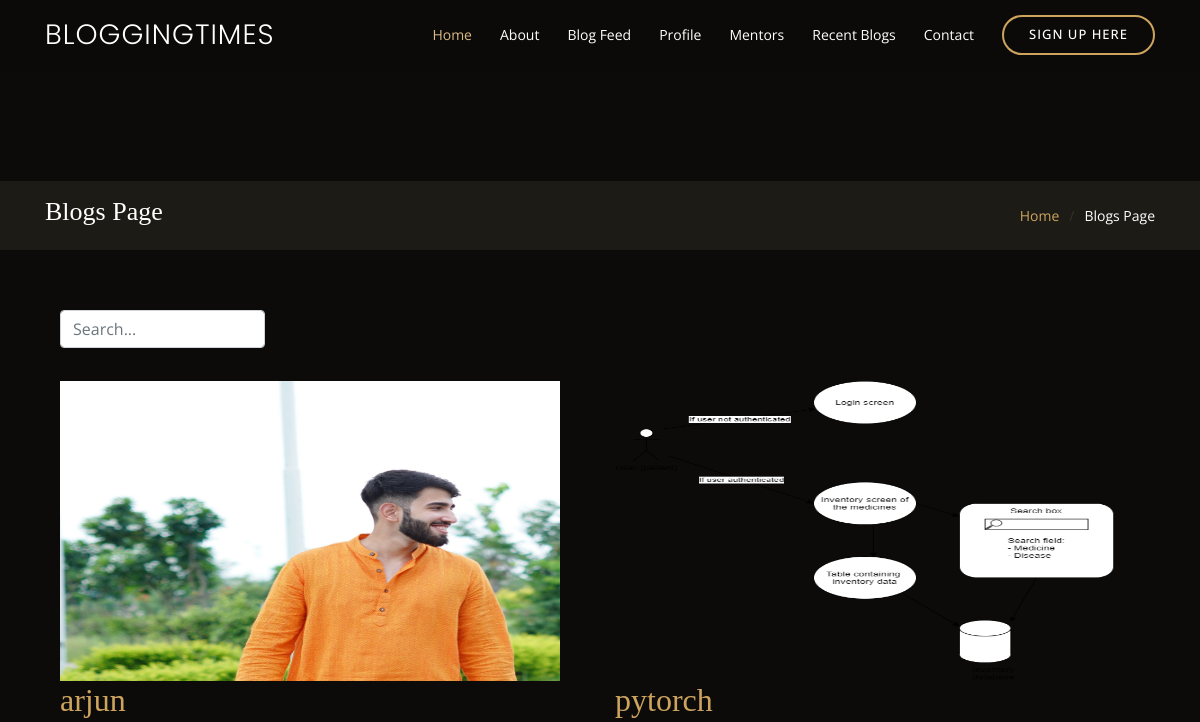
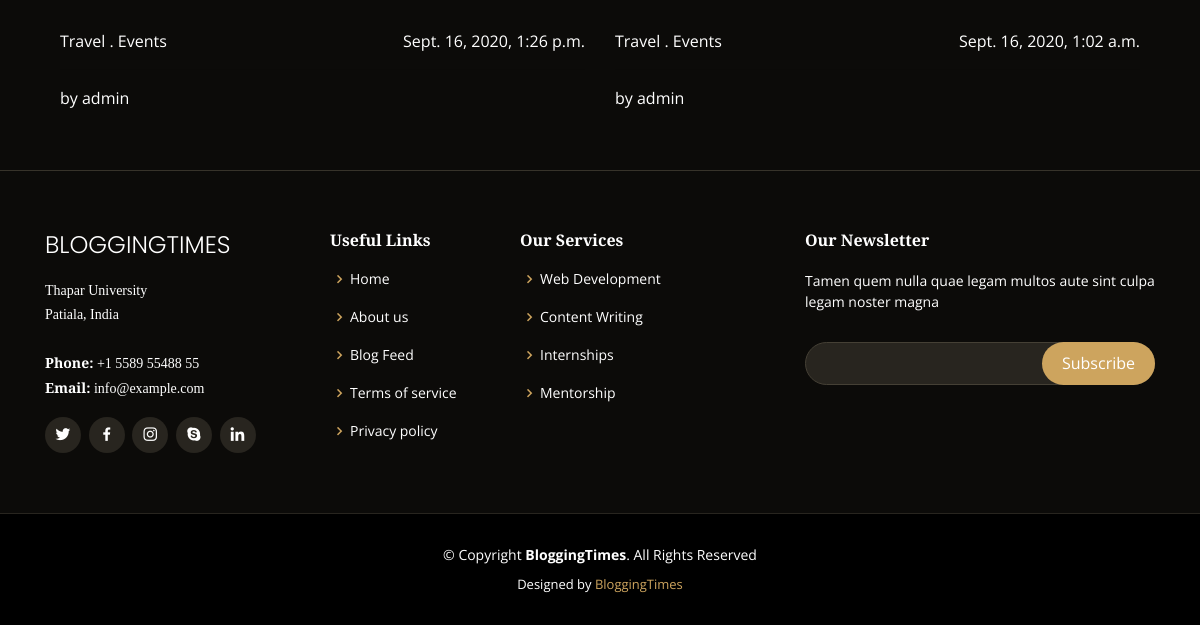
The app's page /blogs, older data (2 pictures, top to bottom).
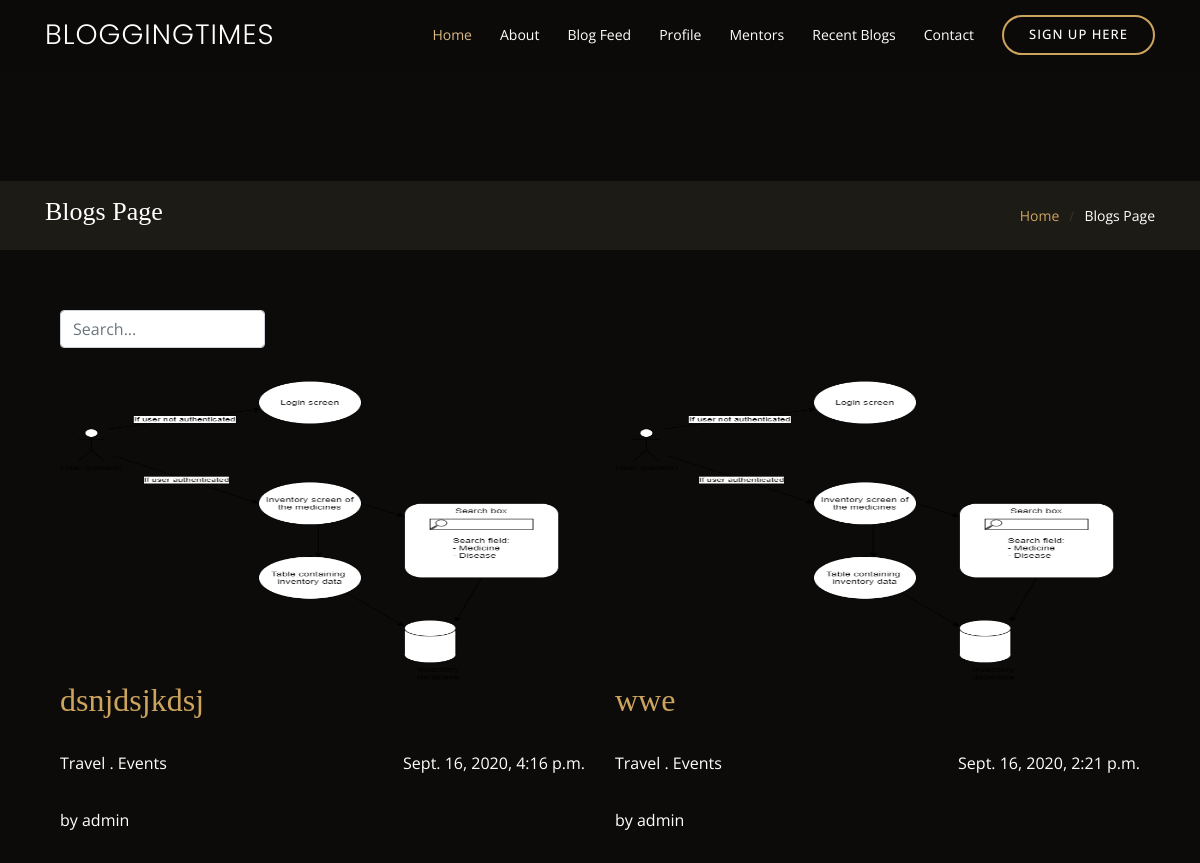
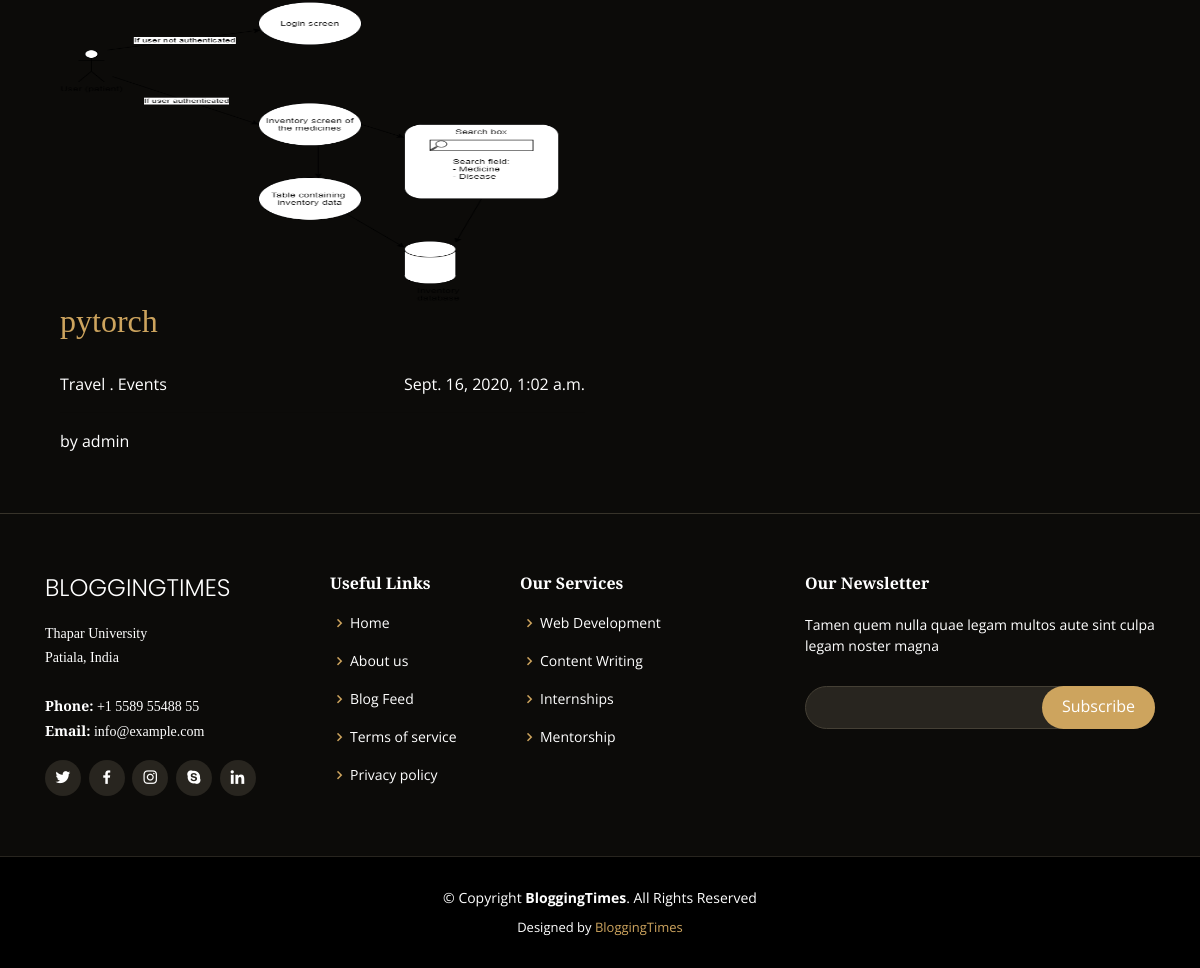
The same page, newer data (2 pictures, top to bottom).
### blog/models.py (models this page shows, shortened)
class Post(models.Model):
    title = models.CharField(max_length=100)
    thumnail_image=models.ImageField()
    main_img=models.ImageField(null=True)
    content = RichTextField(blank=True, null=True)
    date_posted = models.DateTimeField(auto_now_add=True)
    author = models.ForeignKey(User, on_delete=models.CASCADE)
    passed_by_mentor=models.BooleanField(default=False)

### blog/views.py (the view)
# urls.py: path('blogs',all_blogs.as_view(),name="all-blog"),
class all_blogs(ListView):
    model = Post
    template_name = 'all-blogs-page.html'
    context_object_name = 'blogs'
    ordering = ['-date_posted']
    paginate_by = 6
    def get_queryset(self):
       result = super(all_blogs, self).get_queryset()
       query = self.request.GET.get('search')
       if query:
          postresult = Post.objects.filter(title__contains=query)
          result = postresult
       else:
           result = Post.objects.order_by('-date_posted')
       return result

### templates/all-blogs-page.html (shortened to what this page needs)
{% extends 'base.html' %}
{% load static %}
{% block content %}
  <body>
  <header id="header">
    <div class="container d-flex align-items-center">
      <h1 class="logo mr-auto"><a href="#">BloggingTimes</a></h1>
      <nav class="nav-menu d-none d-lg-block">
        <ul>
          <li class="active"><a href="#">Home</a></li>
          <li><a href="#">About</a></li>
          <li><a href="#">Blog Feed</a></li>
          <li><a href="#">Profile</a></li>
          <li><a href="#">Mentors</a></li>
          <li><a href="#">Recent Blogs</a></li>
          <li><a href="#">Contact</a></li>
          <li class="book-a-table text-center">
            <a href="#">Sign Up Here</a>
          </li>
        </ul>
      </nav>
    </div>
  </header>
    <main id="main">
      <section class="breadcrumbs">
        <div class="container">
          <div class="d-flex justify-content-between align-items-center">
            <h2>Blogs Page</h2>
            <ol>
              <li><a href="#">Home</a></li>
              <li>Blogs Page</li>
            </ol>
          </div>
        </div>
      </section>
      <section class="inner-page" >
        <div class="container" >
          <div class="container-fluid">
                <div class="row" >
                    <div class="col-12">
                        <form method="GET" action="" class="form-inline">
                            <input class="form-control" name="search" type="search" placeholder="Search..." aria-label="Search">
                            <button class="btn" type="submit" style="color: #cda45e;">
                            </button>
                        </form>
                    </div>
                </div>
                <div class="row" >
                  {% for result in blogs %}
                  <article class="col-12 col-md-6" data-aos="zoom-in"
                    data-aos-delay="100">
                        <hr>
                        <a href="{% url 'blog:post-detail' result.id%}" class="effect-lily">
                            <div>
                                <img src="{{result.thumnail_image.url}}" alt="Image" class="img-fluid" style="width:500px;height:300px">
                            </div>
                            <h2>{{result.title}}</h2>
                        </a>
                        <div class="d-flex justify-content-between pt-4">
                            <span>Travel . Events</span>
                            <span>{{result.date_posted}}</span>
                        </div>
                        <hr>
                        <div class="d-flex justify-content-between">
                            <span>by {{result.author}}</span>
                        </div>
                    </article>
                    {% empty %}
                    add something to show no results
                {% endfor %}
          </div>
        </div>
        </div>
        </section>
{% endblock %}

### templates/base.html (shortened to what this page needs)
{% load static %}
<!DOCTYPE html>
<html lang="en">
  <head>
    <link
      href="{% static 'vendor/bootstrap/css/bootstrap.min.css' %} "
      rel="stylesheet"
    />
    <link href="{% static 'vendor/icofont/icofont.min.css' %} " rel="stylesheet" />
    <link href="{% static 'vendor/boxicons/css/boxicons.min.css' %} " rel="stylesheet" />
    <link href="{% static 'assets/vendor/animate.css/animate.min.css' %} " rel="stylesheet" />
    <link
      href="{% static 'vendor/owl.carousel/assets/owl.carousel.min.css' %} "
      rel="stylesheet"
    />
    <link href="{% static 'vendor/venobox/venobox.css' %}" rel="stylesheet" />
    <link href="{% static 'vendor/aos/aos.css' %}" rel="stylesheet" />
    <link href="{% static 'css/style.css' %}" rel="stylesheet" />
  </head>
{% block content%}
    {% endblock %}
    <footer id="footer">
      <div class="footer-top">
        <div class="container">
          <div class="row">
            <div class="col-lg-3 col-md-6">
              <div class="footer-info">
                <h3>BloggingTimes</h3>
                <p>
                  Thapar University <br />
                  Patiala, India<br /><br />
                  <strong>Phone:</strong> +1 5589 55488 55<br />
                  <strong>Email:</strong> info@example.com<br />
                </p>
                <div class="social-links mt-3">
                  <a href="#" class="twitter"><i class="bx bxl-twitter"></i></a>
                  <a href="#" class="facebook"
                    ><i class="bx bxl-facebook"></i
                  ></a>
                  <a href="#" class="instagram"
                    ><i class="bx bxl-instagram"></i
                  ></a>
                  <a href="#" class="google-plus"
                    ><i class="bx bxl-skype"></i
                  ></a>
                  <a href="#" class="linkedin"
                    ><i class="bx bxl-linkedin"></i
                  ></a>
                </div>
              </div>
            </div>
            <div class="col-lg-2 col-md-6 footer-links">
              <h4>Useful Links</h4>
              <ul>
                <li>
                  <i class="bx bx-chevron-right"></i> <a href="#">Home</a>
                </li>
                <li>
                  <i class="bx bx-chevron-right"></i> <a href="#">About us</a>
                </li>
                <li>
                  <i class="bx bx-chevron-right"></i> <a href="#">Blog Feed</a>
                </li>
                <li>
                  <i class="bx bx-chevron-right"></i>
                  <a href="#">Terms of service</a>
                </li>
                <li>
                  <i class="bx bx-chevron-right"></i>
                  <a href="#">Privacy policy</a>
                </li>
              </ul>
            </div>
            <div class="col-lg-3 col-md-6 footer-links">
              <h4>Our Services</h4>
              <ul>
                <li>
                  <i class="bx bx-chevron-right"></i>
                  <a href="#">Web Development</a>
                </li>
                <li>
                  <i class="bx bx-chevron-right"></i>
                  <a href="#">Content Writing</a>
                </li>
                <li>
                  <i class="bx bx-chevron-right"></i>
                  <a href="#">Internships</a>
                </li>
                <li>
                  <i class="bx bx-chevron-right"></i>
                  <a href="#">Mentorship</a>
                </li>
              </ul>
            </div>
            <div class="col-lg-4 col-md-6 footer-newsletter">
              <h4>Our Newsletter</h4>
              <p>
                Tamen quem nulla quae legam multos aute sint culpa legam noster
                magna
              </p>
              <form action="" method="post">
                <input type="email" name="email" /><input
                  type="submit"
                  value="Subscribe"
                />
              </form>
            </div>
          </div>
        </div>
      </div>
      <div class="container">
        <div class="copyright">
          &copy; Copyright <strong><span>BloggingTimes</span></strong
          >. All Rights Reserved
        </div>
        <div class="credits">Designed by <a href="#">BloggingTimes</a></div>
      </div>
    </footer>
  </body>
</html>

Row changes from the older to the newer data that the page shows:
removed Post: thumnail_image (picture), title "arjun", date_posted "Sept. 16, 2020, 1:26 p.m.", author "admin"
added Post: thumnail_image (picture), title "dsnjdsjkdsj", date_posted "Sept. 16, 2020, 4:16 p.m.", author "admin"
added Post: thumnail_image (picture), title "wwe", date_posted "Sept. 16, 2020, 2:21 p.m.", author "admin"
